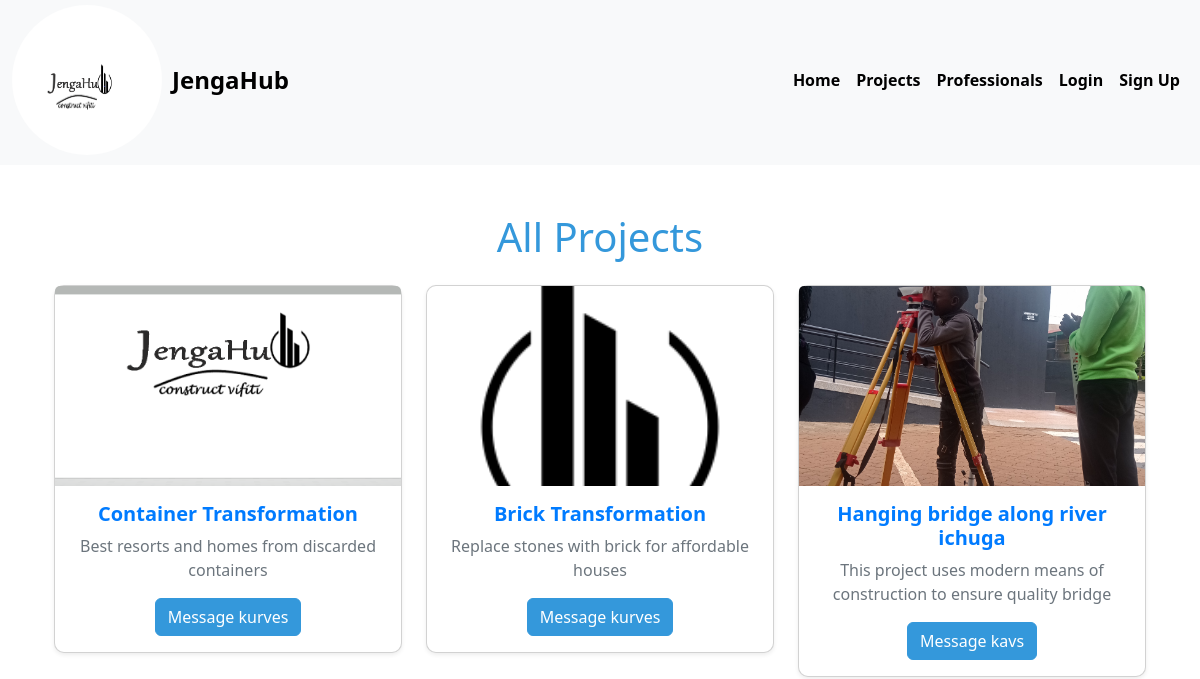
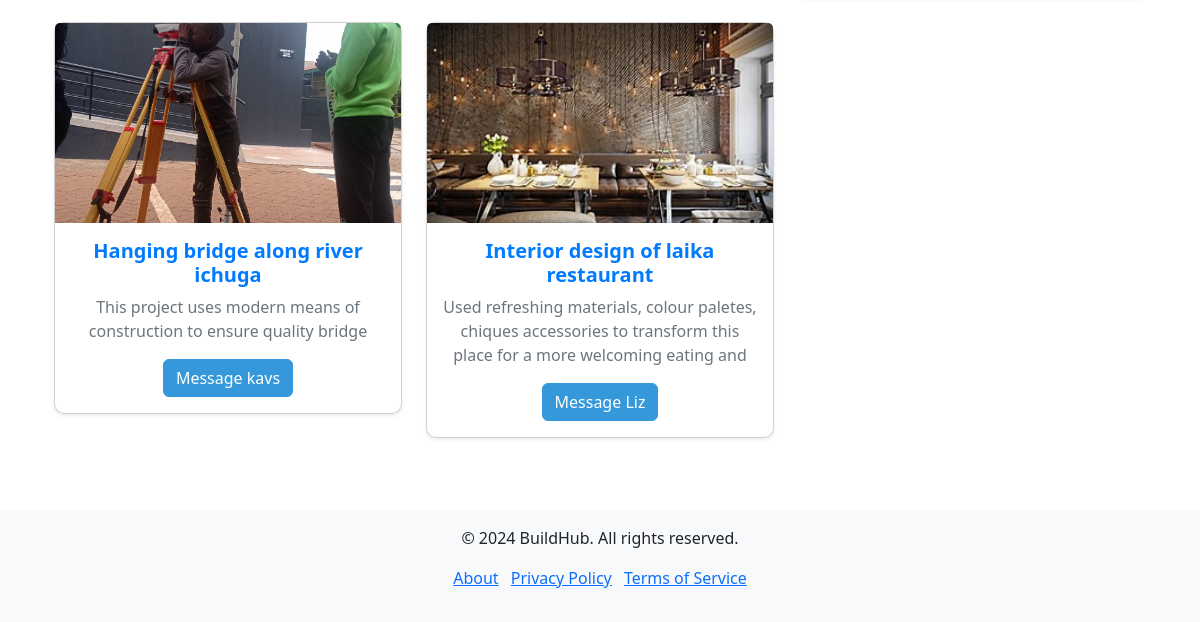
/jengahub/all_projects/, run on an earlier commit of the app's database (2 pictures, top to bottom).
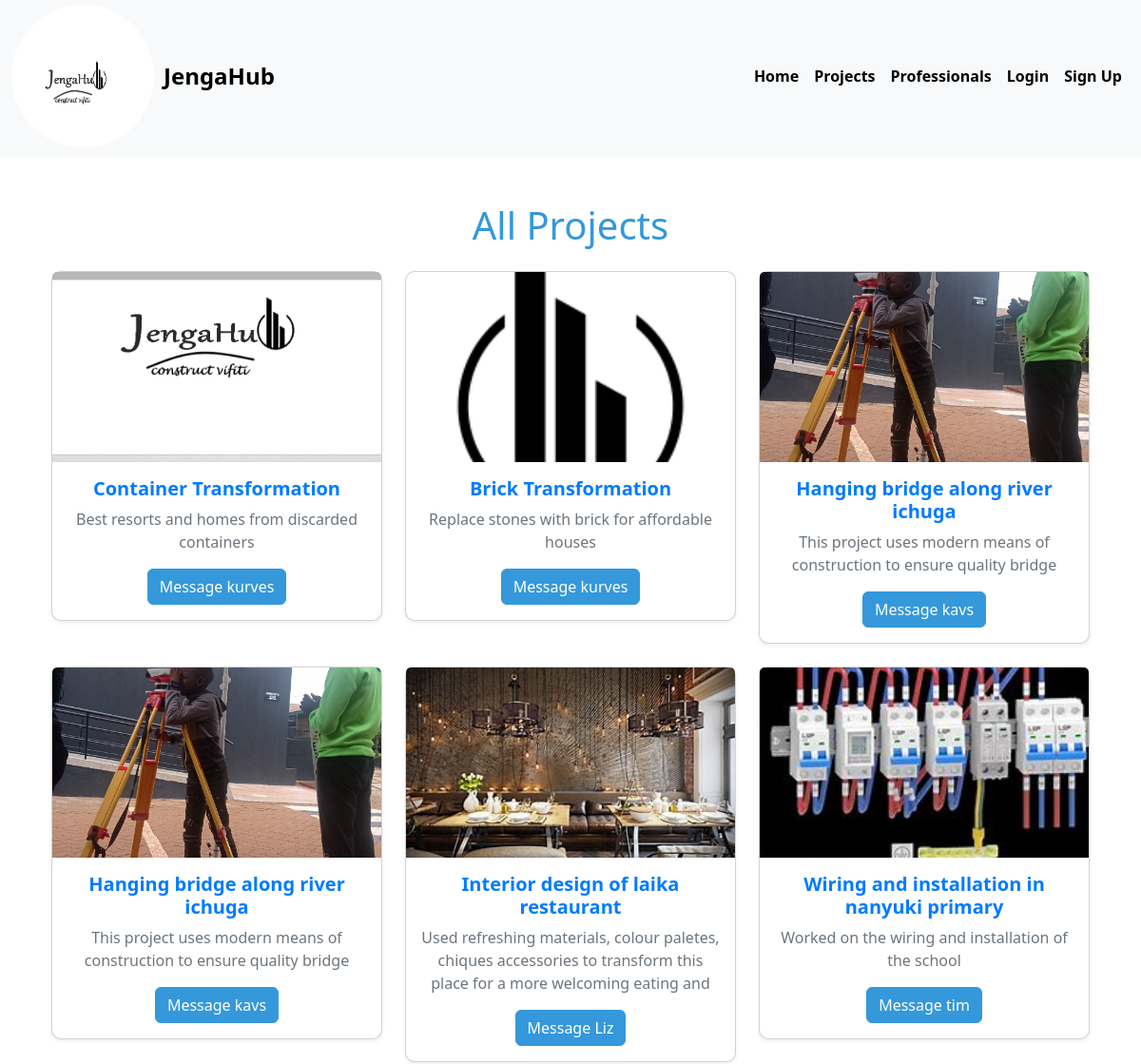
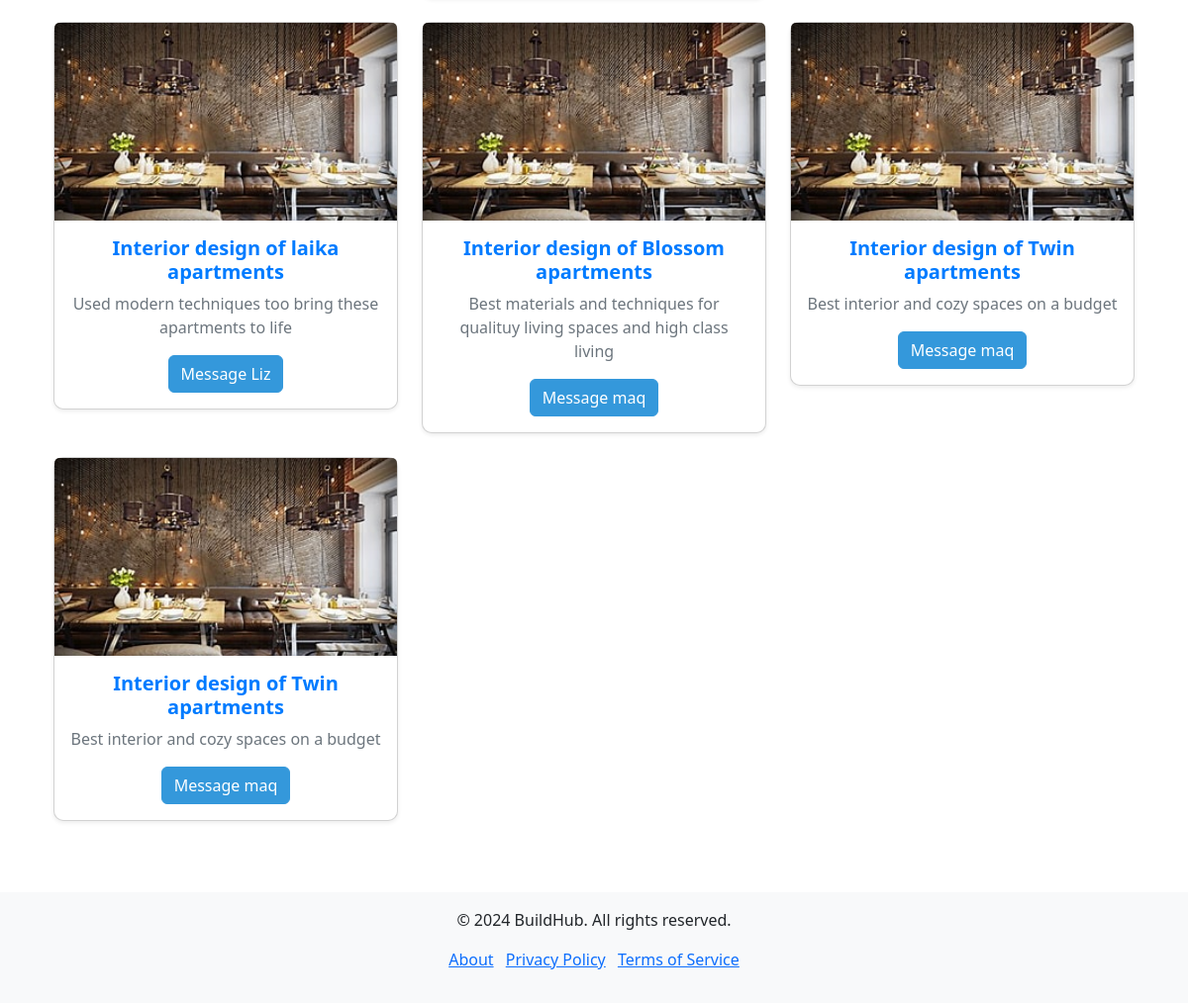
And on a later commit of the database (2 pictures, top to bottom).
### jengaHubApp/models.py (models this page shows, shortened)
class Project(models.Model):
    professional = models.ForeignKey(Professional, on_delete=models.CASCADE, related_name='projects')
    title = models.CharField(max_length=255)
    description = models.TextField()
    image = models.ImageField(upload_to='projects/',default='default.png')
    created_at = models.DateTimeField(auto_now_add=True)

class Professional(models.Model):
    user = models.OneToOneField(User, on_delete=models.CASCADE)
    bio = models.TextField()
    profile_image = models.ImageField(upload_to='profiles/',default='default.png')
    profession = models.CharField(max_length=100)
    contact_info = models.CharField(max_length=255)

### jengaHubApp/views.py (the view)
# urls.py: path('all_projects/', views.all_projects, name='all_projects'),
def all_projects(request):
    projects = Project.objects.all()
    return render(request, 'jengaHubApp/all_projects.html', {'projects': projects})

### jengaHubApp/templates/jengaHubApp/all_projects.html (shortened to what this page needs)
{% extends 'base.html' %}
{% block content %}
<div class="container my-5">
    <h1 class="text-center mb-4" style="color: #3498db;">All Projects</h1>
    <div class="row">
        {% for project in projects %}
            <div class="col-lg-4 col-md-6 col-sm-12 mb-4">
                <div class="card shadow-sm">
                    <img src="{{ project.image.url }}" class="card-img-top" alt="Image for {{ project.title }}">
                    <div class="card-body text-center">
                        <h5 class="card-title">{{ project.title }}</h5>
                        <p class="card-text">{{ project.description|truncatewords:20 }}</p>
                        <a href="{% url 'jengaHubApp:send_message' project.professional.id %}" class="btn btn-primary">Message {{ project.professional.user.username }}</a>
                    </div>
                </div>
            </div>
        {% empty %}
            <div class="col-12">
                <p class="text-center text-muted">No projects available.</p>
            </div>
        {% endfor %}
    </div>
</div>
{% endblock %}

### templates/base.html (shortened to what this page needs)
<!DOCTYPE html>
<html lang="en">
<head>
    {% load static %}
<head>
    <link href="https://cdn.jsdelivr.net/npm/bootstrap@5.3.0-alpha1/dist/css/bootstrap.min.css" rel="stylesheet">
    <link rel="stylesheet" href="{% static 'styles.css' %}">
</head>
<body>
    <header>
        <nav class="navbar navbar-expand-lg navbar-light bg-light"style="padding-top: 0px; padding-bottom: 5px;" >
            <div class="container-fluid"  style="padding-top: 0px; padding-bottom: 0px;margin-bottom: 0px;">
                <a class="navbar-brand d-flex align-items-center" href="{% url 'jengaHubApp:home' %}">
                    <img src="{% static 'jengaHubApp/images/buildhub2.png' %}"
                         class="rounded-circle"
                         alt="BuildHub Logo"
                         style="width: 150px; height: 150px; margin-right: 10px; margin-top: 0px">
                    <span style="font-size: 24px; font-weight: bold;">JengaHub</span>
                </a>
                <div class="collapse navbar-collapse" id="navbarNav" style="font-weight: bold;"  >
                    <ul class="navbar-nav ms-auto">
                        <li class="nav-item"><a class="nav-link" href="{% url 'jengaHubApp:home' %}" style="color: black;"
                            onmouseover="this.style.color='blue';"
                            onmouseout="this.style.color='black';" >Home</a></li>
                        <li class="nav-item"><a class="nav-link" href="{% url 'jengaHubApp:all_projects' %}" style="color: black;"
                            onmouseover="this.style.color='blue';"
                            onmouseout="this.style.color='black';" >Projects</a></li>
                        <li class="nav-item"><a class="nav-link" href="{% url 'jengaHubApp:professionals' %}"style="color: black;"
                            onmouseover="this.style.color='blue';"
                            onmouseout="this.style.color='black';" >Professionals</a></li>
                        {% if user.is_authenticated %}
                            <li class="nav-item"><a class="nav-link" href="{% url 'jengaHubApp:professional_dashboard' %}" style="color: black;"
                                onmouseover="this.style.color='blue';"
                                onmouseout="this.style.color='black';">Profile</a></li>
                            <li class="nav-item"><a class="nav-link" href="{% url 'jengaHubApp:logout' %}"style="color: black;"
                                onmouseover="this.style.color='blue';"
                                onmouseout="this.style.color='black';" >Logout</a></li>
                        {% else %}
                            <li class="nav-item"><a class="nav-link" href="{% url 'jengaHubApp:login' %}" style="color: black;"
                                onmouseover="this.style.color='blue';"
                                onmouseout="this.style.color='black';">Login</a></li>
                            <li class="nav-item"><a class="nav-link" href="{% url 'jengaHubApp:signup' %}" style="color: black;"
                                onmouseover="this.style.color='blue';"
                                onmouseout="this.style.color='black';">Sign Up</a></li>
                        {% endif %}
                    </ul>
                </div>
            </div>
        </nav>
    </header>
    <main class="container my-5">
        {% block content %}{% endblock %}
    </main>
    <footer class="bg-light text-center py-3">
        <div class="container">
            <p>&copy; 2024 BuildHub. All rights reserved.</p>
            <ul class="list-inline">
                <li class="list-inline-item"><a href="{% url 'jengaHubApp:about' %}">About</a></li>
                <li class="list-inline-item"><a href="{% url 'jengaHubApp:privacy' %}">Privacy Policy</a></li>
                <li class="list-inline-item"><a href="{% url 'jengaHubApp:terms' %}">Terms of Service</a></li>
            </ul>
        </div>
    </footer>
</body>
</html>

### jengaHubApp/static/styles.css (style rules this page uses)
.container { padding-top: 0px; }
.card { border-radius: 10px; transition: transform 0.5s ease-in-out, box-shadow 0.5s ease-in-out; }
.card-img-top { object-fit: cover; height: 200px; }
.card-title { font-weight: 600; color: #007bff; }
.card-text { color: #6c757d; }
.card-text { max-height: 4.5em; overflow: hidden; transition: max-height 0.3s ease; }
.card { transition: transform 0.3s ease, box-shadow 0.3s ease; }
.btn-primary { background-color: #3498db; border-color: #3498db; }
.nav-link { color: #ffffff; transition: color 0.3s ease; }

What changed in the data, as far as the page shows it:
added Project: image (picture), title "Wiring and installation in nanyuki primary", description "Worked on the wiring and installation of the school", professional.user.username "tim"
added Project: image (picture), title "Interior design of laika apartments", description "Used modern techniques too bring these apartments to life", professional.user.username "Liz"
added Project: image (picture), title "Interior design of Blossom apartments", description "Best materials and techniques for qualituy living spaces and high class living", professional.user.username "maq"
added Project: image (picture), title "Interior design of Twin apartments", description "Best interior and cozy spaces on a budget", professional.user.username "maq"
added Project: image (picture), title "Interior design of Twin apartments", description "Best interior and cozy spaces on a budget", professional.user.username "maq"
